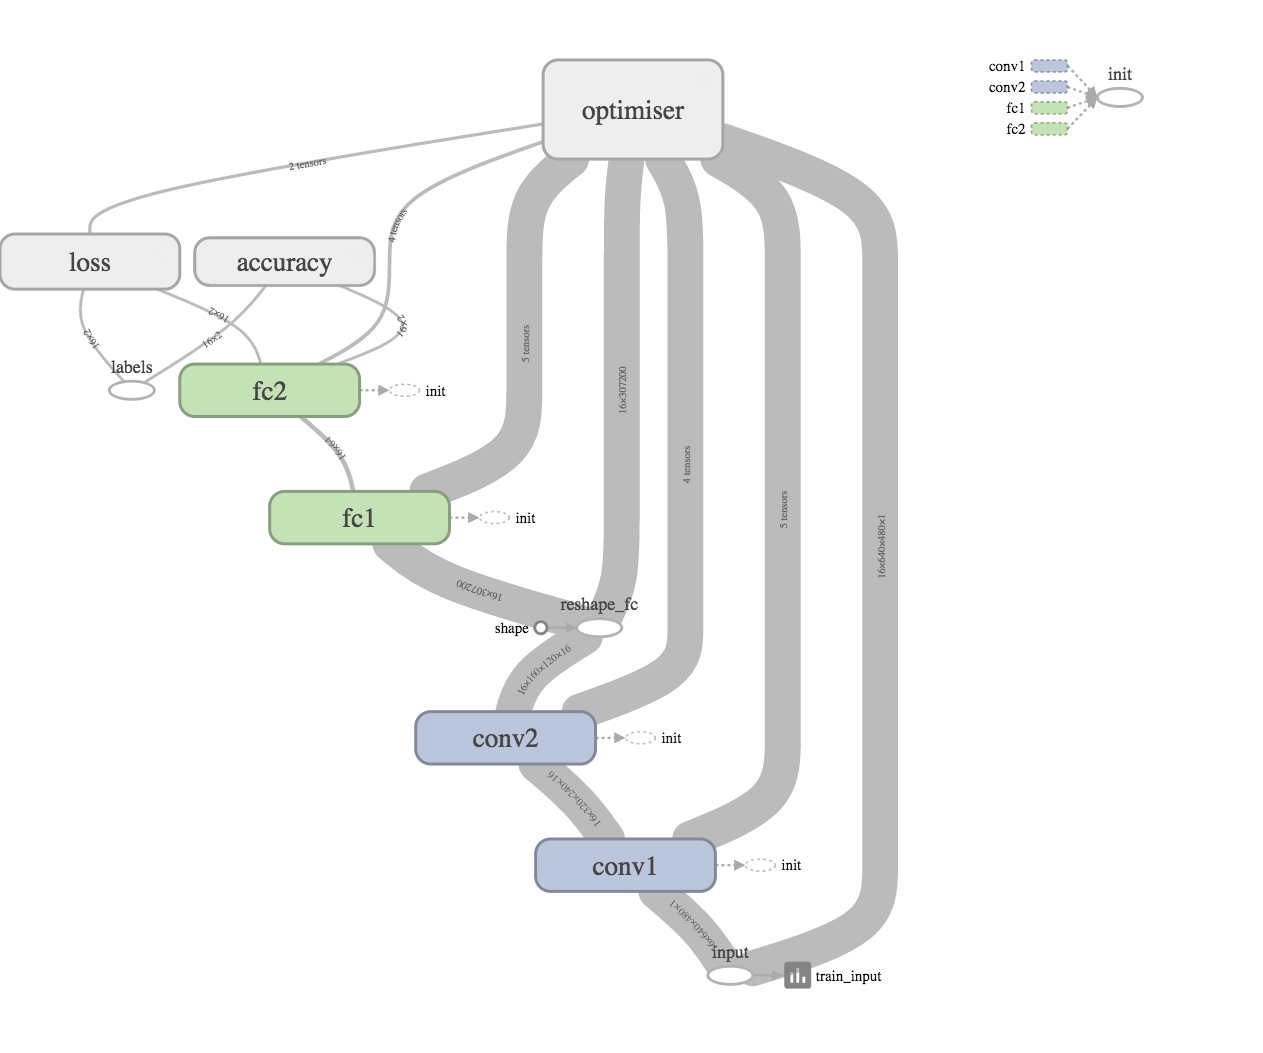

This chart was generated by the following Python code:
import os 
# import pprint
import numpy as np
# import matplotlib.pyplot as plt
import matplotlib.image as mpimg
from scipy import misc
from six.moves import cPickle as pickle
import tensorflow as tf


def rgb2gray(rgb):
	return np.dot(rgb[...,:3], [0.299, 0.587, 0.114])
  
# plt.imshow(gray, cmap = plt.get_cmap('gray'))
# plt.show()

image_width = 640
image_height = 480
pixel_depth = 255.0  # Number of levels per pixel.

def load_images(folder, min_num_images):
	"""Load the data for a single letter label."""
	image_files = os.listdir(folder)
	dataset = np.ndarray(shape=(len(image_files), image_width, image_height),
						 dtype=np.float32)
	labels = np.ndarray(shape=(len(image_files)),
						 dtype=np.int32)
	print(folder)
	num_images = 0
	for image in image_files:
		try:
			image_file = os.path.join(folder, image)
			img = mpimg.imread(image_file)
			gray = rgb2gray(img)
			gray_scaled = misc.imresize(gray, (image_width, image_height))
			image_data = (gray_scaled.astype(float) - pixel_depth / 2) / pixel_depth
			if image_data.shape != (image_width, image_height):
				raise Exception('Unexpected image shape: %s' % str(image_data.shape))
			dataset[num_images, :, :] = image_data
			if str(image_file[-5]) == "1":
				labels[num_images] = 1
			else:
				labels[num_images] = 0
			num_images = num_images + 1
			print num_images
		except IOError as e:
			print('Could not read:', image_file, ':', e, '- it\'s ok, skipping.')

	dataset = dataset[0:num_images, :, :]
	labels = labels[0:num_images]
	if num_images < min_num_images:
	  raise Exception('Many fewer images than expected: %d < %d' %
					  (num_images, min_num_images))

	print('Full dataset tensor:', dataset.shape)
	print('Mean:', np.mean(dataset))
	print('Standard deviation:', np.std(dataset))
	return dataset, labels

def get_dataset():
	set_filename = "CXR_png.pickle"

	if not os.path.isfile(set_filename) :
		dataset , labels = load_images("CXR_png",4)
		data = { "dataset" : dataset, 
				 "labels"  : labels }
		try:
			with open(set_filename, 'wb') as f:
				pickle.dump(data, f, pickle.HIGHEST_PROTOCOL)
		except Exception as e:
			print('Unable to save data to', set_filename, ':', e)

	with open(set_filename, 'rb') as f:
		data = pickle.load(f)
		dataset = data["dataset"]
		labels = data["labels"]
		# print "===LABELS==="
		# print labels
		## remove 182
		valid_dataset = np.ndarray(shape=(182, image_width, image_height),
							 dtype=np.float32)
		valid_labels = np.ndarray(shape=(182),
							 dtype=np.int32)
		test_dataset = np.ndarray(shape=(180, image_width, image_height),
							 dtype=np.float32)
		test_labels = np.ndarray(shape=(180),
							 dtype=np.int32)
		train_dataset = np.ndarray(shape=(300, image_width, image_height),
							 dtype=np.float32)
		train_labels = np.ndarray(shape=(300),
							 dtype=np.int32)
		## remove 662
		num_valid = 0
		for i in np.random.randint(low=0, high=662, size=182):
			valid_dataset[num_valid,:,:] = dataset[i,:,:] 
			valid_labels[num_valid] = labels[i]
			num_valid = num_valid + 1

		num_test = 0
		for i in np.random.randint(low=0, high=662, size=180):
			test_dataset[num_test,:,:] = dataset[i,:,:] 
			test_labels[num_test] = labels[i]
			num_test = num_test + 1
		num_train = 0
		for i in np.random.randint(low=0, high=662, size=300):
			train_dataset[num_train,:,:] = dataset[i,:,:] 
			train_labels[num_train] = labels[i]
			num_train = num_train + 1
		
		del dataset  # hint to help gc free up memory
		del labels
		del data
		print('Training set', train_dataset.shape, train_labels.shape)
		print('Validation set', valid_dataset.shape, valid_labels.shape)
		print('Test set', test_dataset.shape, test_labels.shape)
	return train_dataset, train_labels, valid_dataset, valid_labels, test_dataset, test_labels	


train_dataset, train_labels, valid_dataset, valid_labels, test_dataset, test_labels = get_dataset()

num_labels = 2
def reformat(dataset, labels):
	dataset = dataset.reshape((-1, image_width, image_height, 1)).astype(np.float32)
	labels = (np.arange(num_labels) == labels[:,None]).astype(np.float32)
	return dataset, labels

train_dataset, train_labels = reformat(train_dataset, train_labels)
valid_dataset, valid_labels = reformat(valid_dataset, valid_labels)
test_dataset, test_labels = reformat(test_dataset, test_labels)
print('Training set', train_dataset.shape, train_labels.shape)
print('Validation set', valid_dataset.shape, valid_labels.shape)
print('Test set', test_dataset.shape, test_labels.shape)


def accuracy(predictions, labels):
	# shape   = tf.convert_to_tensor(predictions).get_shape().as_list()
	# prediction = tf.reshape(predictions, [shape[0] * shape[1] * shape[2], shape[3]])
	with tf.name_scope("accuracy"):
		accuracy = (100.0 * np.sum(np.argmax(predictions , 1) == np.argmax(labels, 1)) / predictions.shape[0])
		tf.summary.scalar("accuracy", accuracy)
		return accuracy

batch_size = 16
patch_size = 5
depth = 16
num_hidden = 64
num_channels = 1

graph1 = tf.Graph()
with graph1.as_default():
	# Input data.
	tf_train_dataset = tf.placeholder(tf.float32, shape=(batch_size, image_width, image_height, num_channels),name="input")
	tf_train_labels  = tf.placeholder(tf.float32, shape=(batch_size, num_labels),name="labels")
	tf_valid_dataset = tf.constant(valid_dataset)
	tf_test_dataset  = tf.constant(test_dataset)

	def conv(data, patch_size, num_channels, depth, name="conv"):
		with tf.name_scope(name):
			W = tf.Variable(tf.truncated_normal([patch_size, patch_size, num_channels, depth], stddev=0.1),name="W")
			B  = tf.Variable(tf.zeros([depth]),name="B")
			conv    = tf.nn.conv2d(data, W, [1, 2, 2, 1], padding='SAME') # zero padded to keep ratio same
			activation  = tf.nn.relu(conv + B)
			tf.summary.histogram("weights", W)
			tf.summary.histogram("biases", B)
			tf.summary.histogram("activation", activation)
			return activation

# [image_width // 4 * image_height // 4 * depth, num_hidden]
# [num_hidden, num_labels]

	def fc_layer(data, width, height, name="fc"):
		with tf.name_scope(name):
			W = tf.Variable(tf.truncated_normal([width, height], stddev=0.1),name="W")
			B  = tf.Variable(tf.constant(1.0, shape=[height]),name="B")
			mul = tf.matmul(data,W)
			activation  = tf.nn.relu(mul + B)
			tf.summary.histogram("weights", W)
			tf.summary.histogram("biases", B)
			tf.summary.histogram("activation", activation)
			return activation

	def model(data):
		conv1 = conv(data, patch_size, num_channels, depth, name="conv1")
		conv2 = conv(conv1, patch_size, depth, depth, name="conv2")
		shape   = conv2.get_shape().as_list()
		reshape = tf.reshape(conv2, [shape[ 0], shape[1] * shape[2] * shape[3]], name="reshape_fc")
		fc1 = fc_layer(reshape, image_width // 4 * image_height // 4 * depth, num_hidden, name="fc1")
		fc2 = fc_layer(fc1, num_hidden, num_labels, name="fc2")
		return fc2
	# Training computation.
	logits = model(tf_train_dataset)
	with tf.name_scope("loss"):
		loss = tf.reduce_mean(tf.nn.softmax_cross_entropy_with_logits(logits=logits, labels=tf_train_labels))
	tf.summary.scalar("loss", loss)
	# Optimizer.
	with tf.name_scope("optimiser"):
		optimizer = tf.train.GradientDescentOptimizer(0.05).minimize(loss)

	# Predictions for the training, validation, and test data.
	with tf.name_scope("train"):
		train_prediction = tf.nn.softmax(logits)
	with tf.name_scope("valid"):
		valid_prediction = tf.nn.softmax(model(tf_valid_dataset))
	with tf.name_scope("test"):
		test_prediction = tf.nn.softmax(model(tf_test_dataset))
	merged_summary = tf.summary.merge_all() # to get all var summaries in one place.

num_steps = 20
def run_training(graph):
	with tf.Session(graph=graph) as session:
		tf.initialize_all_variables().run()
		writer = tf.summary.FileWriter('/tmp/log_simple_stats/4')
		writer.add_graph(session.graph)

		print('Initialized')
		for step in range(num_steps):
			offset = (step * batch_size) % (train_labels.shape[0] - batch_size)
			batch_data = train_dataset[offset:(offset + batch_size), :, :, :]
			batch_labels = train_labels[offset:(offset + batch_size), :]
			feed_dict = {tf_train_dataset : batch_data, tf_train_labels : batch_labels}
			_ = session.run([optimizer], feed_dict=feed_dict)
			if (step % 5 == 0):
				l, predictions = session.run([loss, train_prediction], feed_dict=feed_dict)
				s = session.run(merged_summary, feed_dict=feed_dict)
				writer.add_summary(s, step)
				print('Minibatch loss at step %d: %f' % (step, l))
				print('Minibatch accuracy: %.1f%%' % accuracy(predictions, batch_labels))
				print('Validation accuracy: %.1f%%' % accuracy(valid_prediction.eval(), valid_labels))
		print('Test accuracy: %.1f%%' % accuracy(test_prediction.eval(), test_labels))

run_training(graph1)
